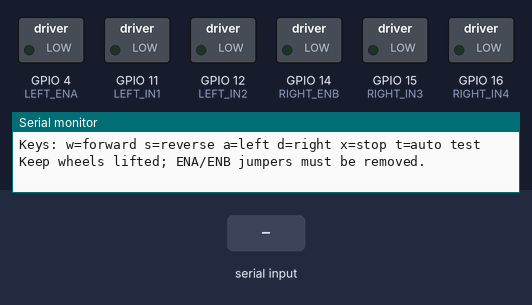
A program run on a simulated ESP32-S3. Parts: switched loads named in the program (green lamp = pin HIGH), the last lines printed to the serial monitor. Inputs (shaded band) come from the test bench.

Above: at 1.2 s.
1.3 s: "w" received over Serial
At 1.8 s:
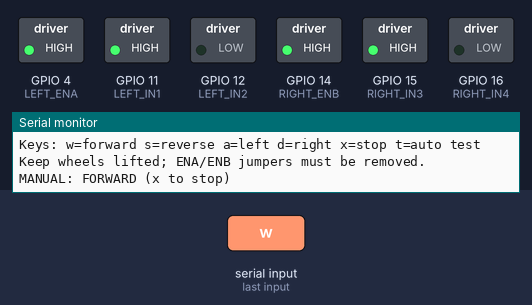
2.8 s: "s" received over Serial
At 4.0 s:
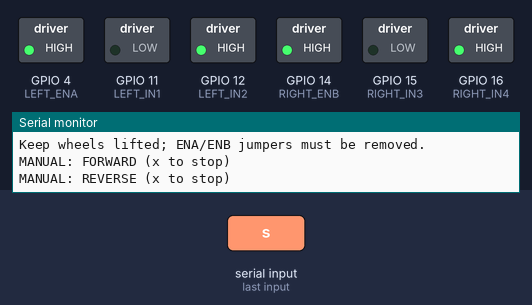
4.3 s: "a" received over Serial
At 5.3 s:
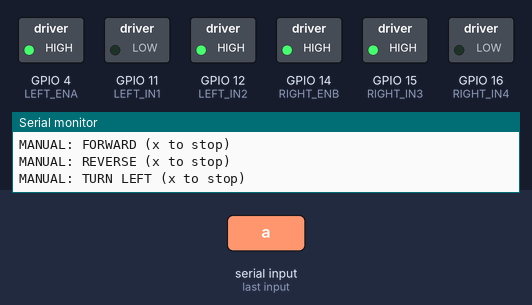
5.8 s: "d" received over Serial
At 6.4 s:
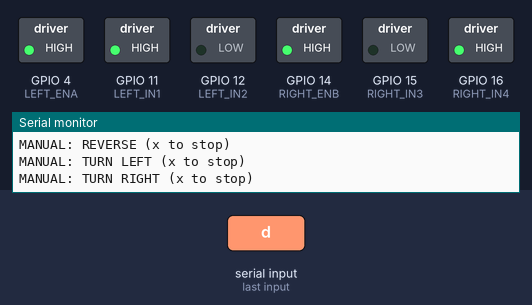
7.3 s: "W" received over Serial
At 8.5 s:
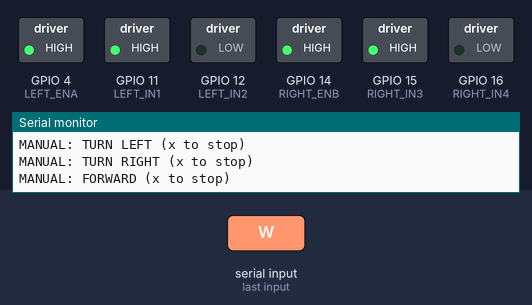
8.8 s: "S" received over Serial
At 9.9 s:
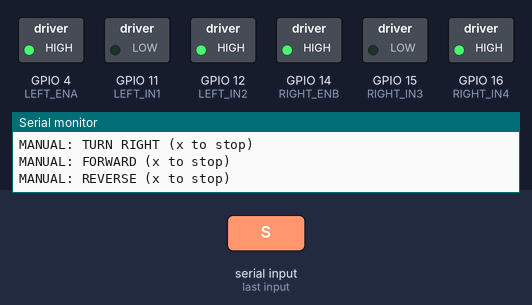
Timing chart, 0 to 11.3 s (numbered marks = the images above; inputs shaded):
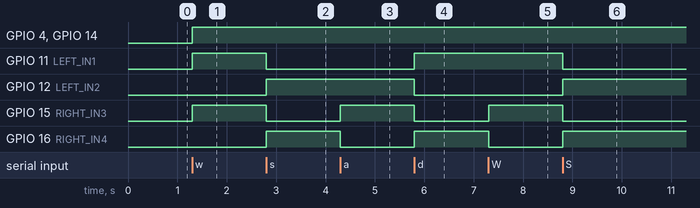

Measured:
- after the input at 1.3 s, GPIO 4 (LEFT_ENA), GPIO 11 (LEFT_IN1), GPIO 14 (RIGHT_ENB), GPIO 15 (RIGHT_IN3): LOW → HIGH at once
- after the input at 2.8 s, GPIO 11 (LEFT_IN1), GPIO 15 (RIGHT_IN3): HIGH → LOW at once; GPIO 12 (LEFT_IN2), GPIO 16 (RIGHT_IN4): LOW → HIGH at once
- after the input at 4.3 s, GPIO 15 (RIGHT_IN3): LOW → HIGH at once; GPIO 16 (RIGHT_IN4): HIGH → LOW at once
- after the input at 5.8 s, GPIO 11 (LEFT_IN1), GPIO 16 (RIGHT_IN4): LOW → HIGH at once; GPIO 12 (LEFT_IN2), GPIO 15 (RIGHT_IN3): HIGH → LOW at once
- after the input at 7.3 s, GPIO 15 (RIGHT_IN3): LOW → HIGH at once; GPIO 16 (RIGHT_IN4): HIGH → LOW at once
- after the input at 8.8 s, GPIO 11 (LEFT_IN1), GPIO 15 (RIGHT_IN3): HIGH → LOW at once; GPIO 12 (LEFT_IN2), GPIO 16 (RIGHT_IN4): LOW → HIGH at once

The program:

main.cpp
```cpp
#include <Arduino.h>

namespace {
// These pins intentionally match the main robot firmware and the L298N wiring.
constexpr uint8_t LEFT_ENA = 4;
constexpr uint8_t LEFT_IN1 = 11;
constexpr uint8_t LEFT_IN2 = 12;
constexpr uint8_t RIGHT_ENB = 14;
constexpr uint8_t RIGHT_IN3 = 15;
constexpr uint8_t RIGHT_IN4 = 16;
// Verified on the assembled chassis: 'w' drives both wheels forward with
// both H-bridge channels non-inverted.
constexpr bool LEFT_INVERTED = false;
constexpr bool RIGHT_INVERTED = false;

// Begin gently. Increase only after verifying motor direction and wiring.
constexpr uint8_t TEST_PWM = 255;
constexpr uint32_t MOVE_MS = 2200;
constexpr uint32_t TURN_MS = 1600;
constexpr uint32_t STOP_MS = 1400;

enum class TestStep : uint8_t {
  WAIT_FOR_START,
  FORWARD,
  STOP_AFTER_FORWARD,
  TURN_LEFT,
  STOP_AFTER_LEFT,
  TURN_RIGHT,
  STOP_AFTER_RIGHT,
  REVERSE,
  STOP_AFTER_REVERSE,
  COMPLETE,
  MANUAL_FORWARD,
  MANUAL_REVERSE,
  MANUAL_LEFT,
  MANUAL_RIGHT
};

TestStep step = TestStep::WAIT_FOR_START;
uint32_t stepStartedMs = 0;
uint32_t lastPromptMs = 0;

HardwareSerial& console = Serial0;

void printStartPrompt() {
  console.println(F("Keys: w=forward s=reverse a=left d=right x=stop t=auto test"));
  console.println(F("Keep wheels lifted; ENA/ENB jumpers must be removed."));
}

void setMotor(const uint8_t enablePin, const uint8_t in1Pin,
              const uint8_t in2Pin, const int16_t command) {
  if (command > 0) {
    digitalWrite(in1Pin, HIGH);
    digitalWrite(in2Pin, LOW);
    analogWrite(enablePin, static_cast<uint8_t>(command));
  } else if (command < 0) {
    digitalWrite(in1Pin, LOW);
    digitalWrite(in2Pin, HIGH);
    analogWrite(enablePin, static_cast<uint8_t>(-command));
  } else {
    analogWrite(enablePin, 0);
    digitalWrite(in1Pin, LOW);
    digitalWrite(in2Pin, LOW);
  }
}

void stopMotors() {
  setMotor(LEFT_ENA, LEFT_IN1, LEFT_IN2, 0);
  setMotor(RIGHT_ENB, RIGHT_IN3, RIGHT_IN4, 0);
}

void setDrive(const int16_t left, const int16_t right) {
  setMotor(LEFT_ENA, LEFT_IN1, LEFT_IN2,
           LEFT_INVERTED ? -left : left);
  setMotor(RIGHT_ENB, RIGHT_IN3, RIGHT_IN4,
           RIGHT_INVERTED ? -right : right);
}

void enterStep(const TestStep next) {
  step = next;
  stepStartedMs = millis();
  switch (step) {
    case TestStep::FORWARD:
      console.println(F("TEST: FORWARD"));
      setDrive(TEST_PWM, TEST_PWM);
      break;
    case TestStep::TURN_LEFT:
      console.println(F("TEST: TURN LEFT (in place)"));
      setDrive(-TEST_PWM, TEST_PWM);
      break;
    case TestStep::TURN_RIGHT:
      console.println(F("TEST: TURN RIGHT (in place)"));
      setDrive(TEST_PWM, -TEST_PWM);
      break;
    case TestStep::REVERSE:
      console.println(F("TEST: REVERSE"));
      setDrive(-TEST_PWM, -TEST_PWM);
      break;
    case TestStep::STOP_AFTER_FORWARD:
    case TestStep::STOP_AFTER_LEFT:
    case TestStep::STOP_AFTER_RIGHT:
    case TestStep::STOP_AFTER_REVERSE:
      console.println(F("TEST: STOP"));
      stopMotors();
      break;
    case TestStep::COMPLETE:
      console.println(F("TEST COMPLETE. Use w/a/s/d, or t to run again."));
      stopMotors();
      lastPromptMs = millis();
      break;
    case TestStep::MANUAL_FORWARD:
      console.println(F("MANUAL: FORWARD (x to stop)"));
      setDrive(TEST_PWM, TEST_PWM);
      break;
    case TestStep::MANUAL_REVERSE:
      console.println(F("MANUAL: REVERSE (x to stop)"));
      setDrive(-TEST_PWM, -TEST_PWM);
      break;
    case TestStep::MANUAL_LEFT:
      console.println(F("MANUAL: TURN LEFT (x to stop)"));
      setDrive(-TEST_PWM, TEST_PWM);
      break;
    case TestStep::MANUAL_RIGHT:
      console.println(F("MANUAL: TURN RIGHT (x to stop)"));
      setDrive(TEST_PWM, -TEST_PWM);
      break;
    case TestStep::WAIT_FOR_START:
      stopMotors();
      break;
  }
}

bool elapsed(const uint32_t durationMs) {
  return millis() - stepStartedMs >= durationMs;
}
}  // namespace

void setup() {
  // Serial0 is the USB-to-UART bridge shown as /dev/cu.usbserial-* on the
  // DevKitC-1. It remains usable even when native USB CDC is enabled.
  console.begin(115200);
  pinMode(LEFT_ENA, OUTPUT);
  pinMode(LEFT_IN1, OUTPUT);
  pinMode(LEFT_IN2, OUTPUT);
  pinMode(RIGHT_ENB, OUTPUT);
  pinMode(RIGHT_IN3, OUTPUT);
  pinMode(RIGHT_IN4, OUTPUT);
  stopMotors();

  printStartPrompt();
}

void loop() {
  if ((step == TestStep::WAIT_FOR_START || step == TestStep::COMPLETE) &&
      millis() - lastPromptMs >= 2000) {
    lastPromptMs = millis();
    printStartPrompt();
  }

  if (console.available() > 0) {
    const char command = static_cast<char>(console.read());
    switch (command) {
      case 'w': case 'W': enterStep(TestStep::MANUAL_FORWARD); break;
      case 's': case 'S': enterStep(TestStep::MANUAL_REVERSE); break;
      case 'a': case 'A': enterStep(TestStep::MANUAL_LEFT); break;
      case 'd': case 'D': enterStep(TestStep::MANUAL_RIGHT); break;
      case 'x': case 'X': enterStep(TestStep::WAIT_FOR_START); break;
      case 't': case 'T': enterStep(TestStep::FORWARD); break;
    }
  }

  switch (step) {
    case TestStep::FORWARD:
      if (elapsed(MOVE_MS)) enterStep(TestStep::STOP_AFTER_FORWARD);
      break;
    case TestStep::STOP_AFTER_FORWARD:
      if (elapsed(STOP_MS)) enterStep(TestStep::TURN_LEFT);
      break;
    case TestStep::TURN_LEFT:
      if (elapsed(TURN_MS)) enterStep(TestStep::STOP_AFTER_LEFT);
      break;
    case TestStep::STOP_AFTER_LEFT:
      if (elapsed(STOP_MS)) enterStep(TestStep::TURN_RIGHT);
      break;
    case TestStep::TURN_RIGHT:
      if (elapsed(TURN_MS)) enterStep(TestStep::STOP_AFTER_RIGHT);
      break;
    case TestStep::STOP_AFTER_RIGHT:
      if (elapsed(STOP_MS)) enterStep(TestStep::REVERSE);
      break;
    case TestStep::REVERSE:
      if (elapsed(MOVE_MS)) enterStep(TestStep::STOP_AFTER_REVERSE);
      break;
    case TestStep::STOP_AFTER_REVERSE:
      if (elapsed(STOP_MS)) enterStep(TestStep::COMPLETE);
      break;
    case TestStep::WAIT_FOR_START:
    case TestStep::COMPLETE:
    case TestStep::MANUAL_FORWARD:
    case TestStep::MANUAL_REVERSE:
    case TestStep::MANUAL_LEFT:
    case TestStep::MANUAL_RIGHT:
      break;
  }
}
```
